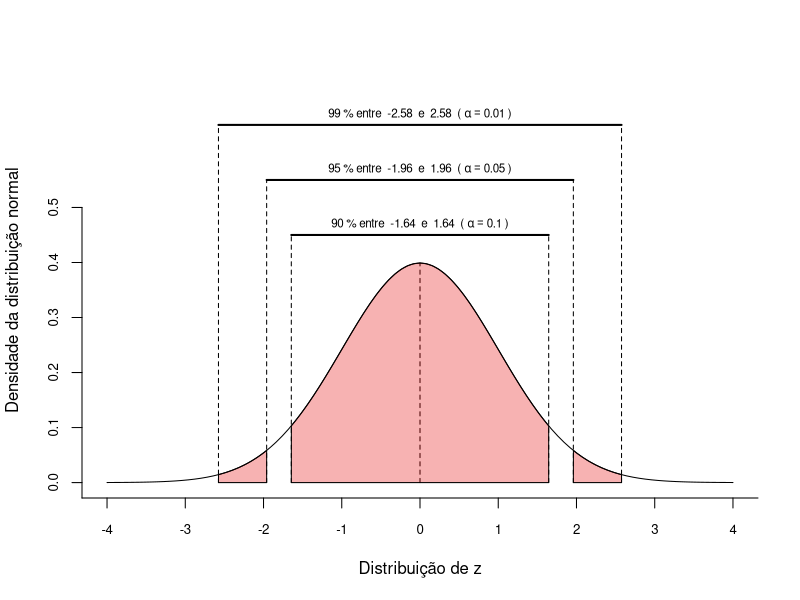

This figure's R source: (Note: this script raises an error after producing the figure.)
## ---- chunk 1
#knitr::opts_chunk$set(echo = FALSE, include = FALSE)
## ---- chunk 2
qr = qnorm(p = c(1-c(0.995, 0.975, 0.95),0.5,c(0.95, 0.975, 0.995)))
dqr = dnorm(x = qr)


qrc1 = c(qr[3], qr[5], seq(qr[5],qr[3], by = -0.001))
dqrc1 = c(0, 0, dnorm(x = seq(qr[5],qr[3], by = -0.001)))

qrc2 = c(qr[6], qr[7], seq(qr[7], qr[6], by = -0.001))
dqrc2 = c(0, 0, dnorm(x = seq(qr[7], qr[6], by = -0.001)))

qrc2m = c(qr[1], qr[2], seq(qr[2],qr[1], by = -0.001))
dqrc2m = c(0, 0, dnorm(x = seq(qr[2],qr[1], by = -0.001)))

pqr = pnorm(q = qr)
perc = diff(pqr) * 100

curve(expr = dnorm(x, 0,1), from = -4, to = 4, 
      ylab = "Densidade da distribuição normal",
      xlab = "Distribuição de z", ylim = c(0, 0.7), axes = F)
axis(1, at = -5:5, cex.axis = 0.8)
axis(2, at = seq(-1, 0.5, by = 0.1), cex.axis = 0.8)
segments(x0 = qr, x1 = qr, y0 = 0, y1 = c(0.65, 0.55, 0.45, dnorm(0), 0.45, 0.55, 0.65), lty = 2)
polygon(x = qrc1, y = dqrc1, col = rgb(red = 0.9, 0,0, alpha = 0.3))  
polygon(x = qrc2, y = dqrc2, col = rgb(red = 0.9, 0,0, alpha = 0.3))  
polygon(x = qrc2m, y = dqrc2m, col = rgb(red = 0.9, 0,0, alpha = 0.3))
segments(x0 = qr[1], x1 = qr[7], y0 = 0.65, y1 = 0.65, lwd = 2)
segments(x0 = qr[2], x1 = qr[6], y0 = 0.55, y1 = 0.55, lwd = 2)
segments(x0 = qr[3], x1 = qr[5], y0 = 0.45, y1 = 0.45, lwd = 2)
text(x = 0, y = 0.67, labels = bquote(.(round(diff(pnorm(q = c(qr[1],qr[7]))*100),0)) ~ "% entre " ~ .(round(qr[1],2)) ~ " e " ~ .(round(qr[7],2)) ~ " (" ~ alpha == .(1-round(diff(pnorm(q = c(qr[1],qr[7]))),2)) ~ ")"), cex = 0.7)
text(x = 0, y = 0.57, labels = bquote(.(round(diff(pnorm(q = c(qr[2],qr[6]))*100),0)) ~ "% entre " ~ .(round(qr[2],2)) ~ " e " ~ .(round(qr[6],2)) ~ " (" ~ alpha == .(1-round(diff(pnorm(q = c(qr[2],qr[6]))),2)) ~ ")"), cex = 0.7)
text(x = 0, y = 0.47, labels = bquote(.(round(diff(pnorm(q = c(qr[3],qr[5]))*100),0)) ~ "% entre " ~ .(round(qr[3],2)) ~ " e " ~ .(round(qr[5],2)) ~ " (" ~ alpha == .(1-round(diff(pnorm(q = c(qr[3],qr[5]))),2)) ~ ")"), cex = 0.7)    
## ---- chunk 3
n1 <- 2
n2 <- 5
n3 <- 30
ggplot(data = data.frame(x = c(-4,4)),
       mapping = aes(x = x)) +
  stat_function(mapping = aes(color = "Dist. Normal"),
                fun = dnorm) +
  stat_function(mapping = aes(color = paste("Dist. t; n =",n1)),
                fun = dt,
                args = list(df = n1-1)) +
  stat_function(mapping = aes(color = paste("Dist. t; n =",n2)),
                fun = dt,
                args = list(df = n2-1)) +
  stat_function(mapping = aes(color = paste("Dist. t; n =",n3)),
                fun = dt,
                args = list(df = n3-1)) +
  labs(colour = "", y = "Densidade de probabilidade", x = "") +
  theme_classic()


## ---- chunk 4
tam <- 20
lim_x <- c(-4,4)
lim_y <- c(0, 0.4)
x1 <- c(-1.96,1.96)
p1 <- ggplot(data.frame(x = lim_x), aes(x = x)) +
  stat_function(fun = dnorm) +
  geom_area(stat = "function", fun = dnorm,
            fill = "#00998a",
            xlim = c(lim_x[1], x1[1])) +
  geom_area(stat = "function", fun = dnorm,
            fill = "#00998a",
            xlim = c(x1[2], lim_x[2])) +
  labs(x = "Z", y = "") +
  scale_y_continuous(breaks = NULL, limits = lim_y) +
  scale_x_continuous(breaks = c(x1[1], 0, x1[2])) +
  theme(axis.text.x = element_text(size = tam),
        axis.title.x = element_text(size = tam),
        plot.title = element_text(hjust = 0.5, size = tam)) +
  ggtitle("Dist. Normal") +
  theme_classic()

p2 <- ggplot(data.frame(x = lim_x), aes(x = x)) +
  stat_function(fun = dt,
                args = list(df = n1 - 1)) +
  geom_area(stat = "function", fun = dt,
                args = list(df = n1 - 1),
            fill = "#00998a",
            xlim = c(lim_x[1], x1[1])) +
  geom_area(stat = "function", fun = dt,
                args = list(df = n1 - 1),
            fill = "#00998a",
            xlim = c(x1[2], lim_x[2])) +
  labs(x = "t", y = "") +
  scale_y_continuous(breaks = NULL, limits = lim_y) +
  scale_x_continuous(breaks = c(x1[1], 0, x1[2])) +
  theme(axis.text.x = element_text(size = tam),
        axis.title.x = element_text(size = tam),
        plot.title = element_text(hjust = 0.5, size = tam)) +
  ggtitle(paste("Dist. t; n =",n1)) +
  theme_classic()

p3 <- ggplot(data.frame(x = lim_x), aes(x = x)) +
  stat_function(fun = dt,
                args = list(df = n2 - 1)) +
  geom_area(stat = "function", fun = dt,
                args = list(df = n2 - 1),
            fill = "#00998a",
            xlim = c(lim_x[1], x1[1])) +
  geom_area(stat = "function", fun = dt,
                args = list(df = n2 - 1),
            fill = "#00998a",
            xlim = c(x1[2], lim_x[2])) +
  labs(x = "t", y = "") +
  scale_y_continuous(breaks = NULL, limits = lim_y) +
  scale_x_continuous(breaks = c(x1[1], 0, x1[2])) +
  theme(axis.text.x = element_text(size = tam),
        axis.title.x = element_text(size = tam),
        plot.title = element_text(hjust = 0.5, size = tam)) +
  ggtitle(paste("Dist. t; n =",n2)) +
  theme_classic()


p4 <- ggplot(data.frame(x = lim_x), aes(x = x)) +
  stat_function(fun = dt,
                args = list(df = n3 - 1)) +
  geom_area(stat = "function", fun = dt,
                args = list(df = n3 - 1),
            fill = "#00998a",
            xlim = c(lim_x[1], x1[1])) +
  geom_area(stat = "function", fun = dt,
                args = list(df = n3 - 1),
            fill = "#00998a",
            xlim = c(x1[2], lim_x[2])) +
  labs(x = "t", y = "") +
  scale_y_continuous(breaks = NULL, limits = lim_y) +
  scale_x_continuous(breaks = c(x1[1], 0, x1[2])) +
  theme(axis.text.x = element_text(size = tam),
        axis.title.x = element_text(size = tam),
        plot.title = element_text(hjust = 0.5, size = tam)) +
  ggtitle(paste("Dist. t; n =",n3)) +
  theme_classic()


(p1 | p2) /
  (p3 | p4)

## ---- chunk 5
curve(expr = 4/sqrt(x), from = 1, to = 100, ylab = bquote("Erro padrão da média (" ~ sigma[bar(x)] ~ ")"),
      xlab = "Tamanho amostral (n)", axes = F)
axis(1, at = seq(-10, 200, by = 10))
axis(2, seq(-1,10, by = 0.5), las = 2)
## ---- chunk 6
qr = qnorm(p = c(0.10, 0.90))
dqr = dnorm(x = qr)


qrc1 = c(qr[1], qr[2], seq(qr[2],qr[1], by = -0.001))
dqrc1 = c(0, 0, dnorm(x = seq(qr[2],qr[1], by = -0.001)))

pqr = pnorm(q = qr)
perc = diff(pqr) * 100

eixox = expression(mu-E, mu, mu+E)

curve(expr = dnorm(x, 0,1), from = -4, to = 4, 
      ylab = "Densidade da distribuição normal",
      xlab = "Distribuição de z", ylim = c(0, 0.5), axes = F)
axis(1, at = c(qr[1],0,qr[2]), labels = eixox, cex.axis = 0.8)
axis(2, at = seq(-1, 0.5, by = 0.1), cex.axis = 0.8)
polygon(x = qrc1, y = dqrc1, col = rgb(red = 0.9, 0,0, alpha = 0.3))  
segments(x0 = qr[1], x1 = qr[7], y0 = 0.65, y1 = 0.65, lwd = 2)
text(y = c(0.05), x = c(-1.7), labels = bquote(alpha/2))
text(y = c(0.1), x = c(0), labels = bquote(1-alpha))
text(y = c(0.05), x = c(1.7), labels = bquote(alpha/2))

## ---- chunk 7
rm(list = ls())
